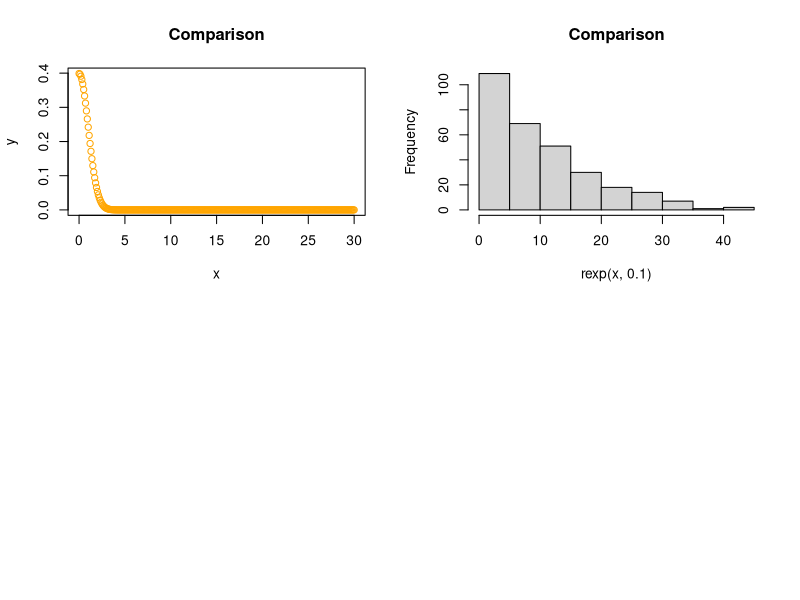

Here is the R script that generated this plot:
x <- seq(0, 30, by = 0.1)
y <- dnorm(x, mean = 0, sd = 1.0)

par(mfrow=c(2,2))
plot(x,y, main = "Comparison", col = "orange")
hist(rexp(x, .1), breaks=10, main="Comparison" )


